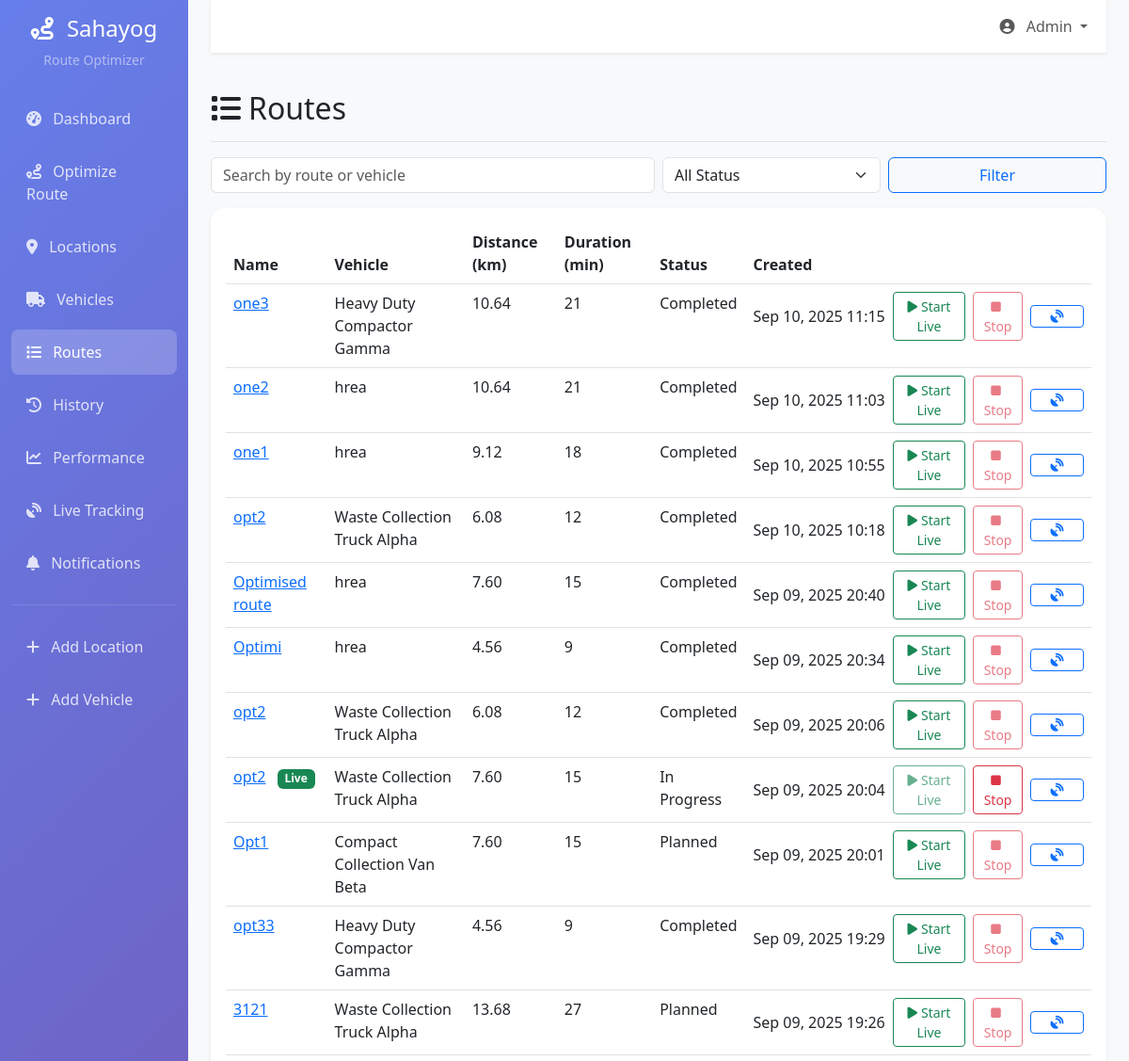
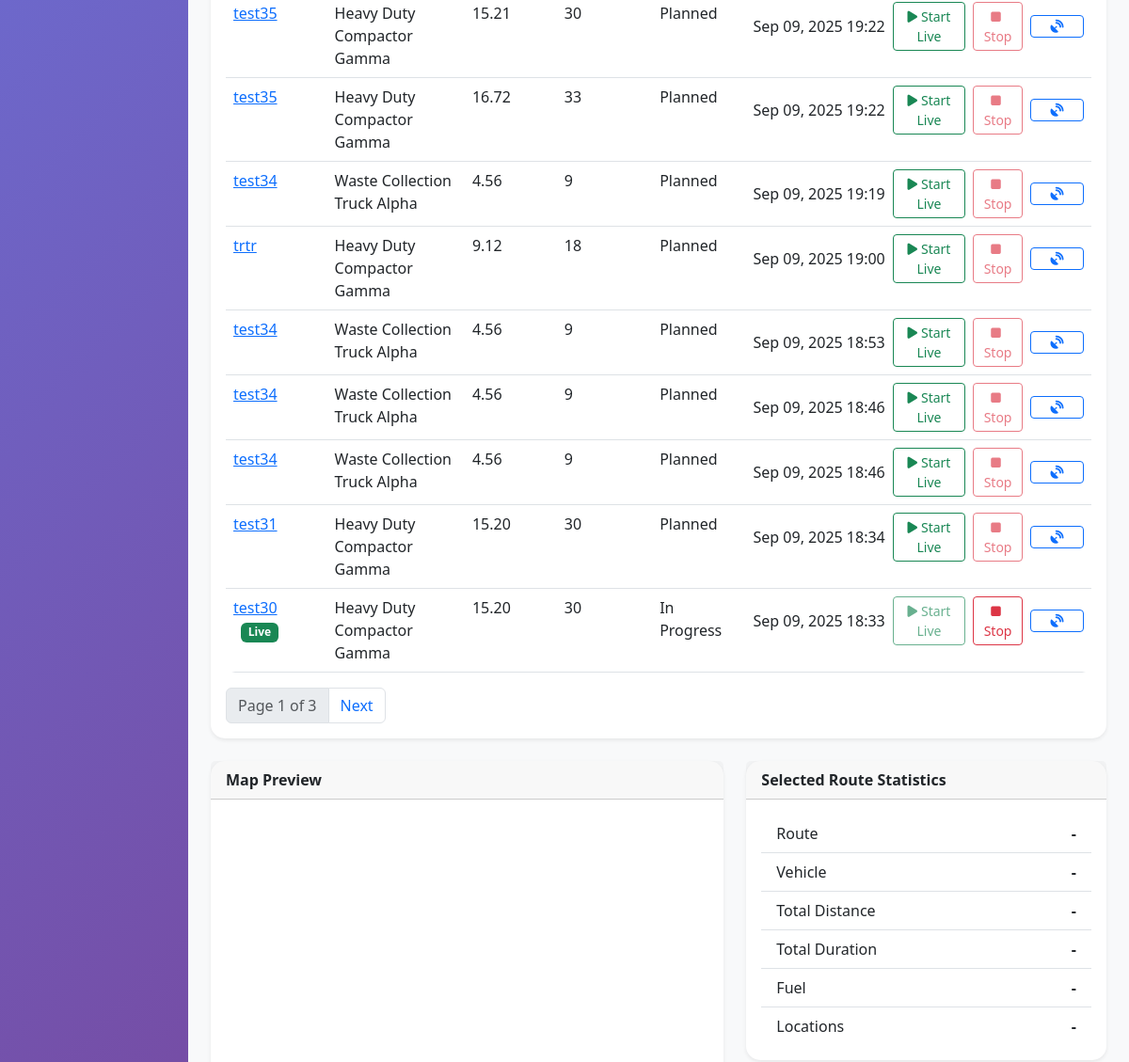
The app's page /route-optimizer/routes/ (upper part), older data (2 pictures, top to bottom).
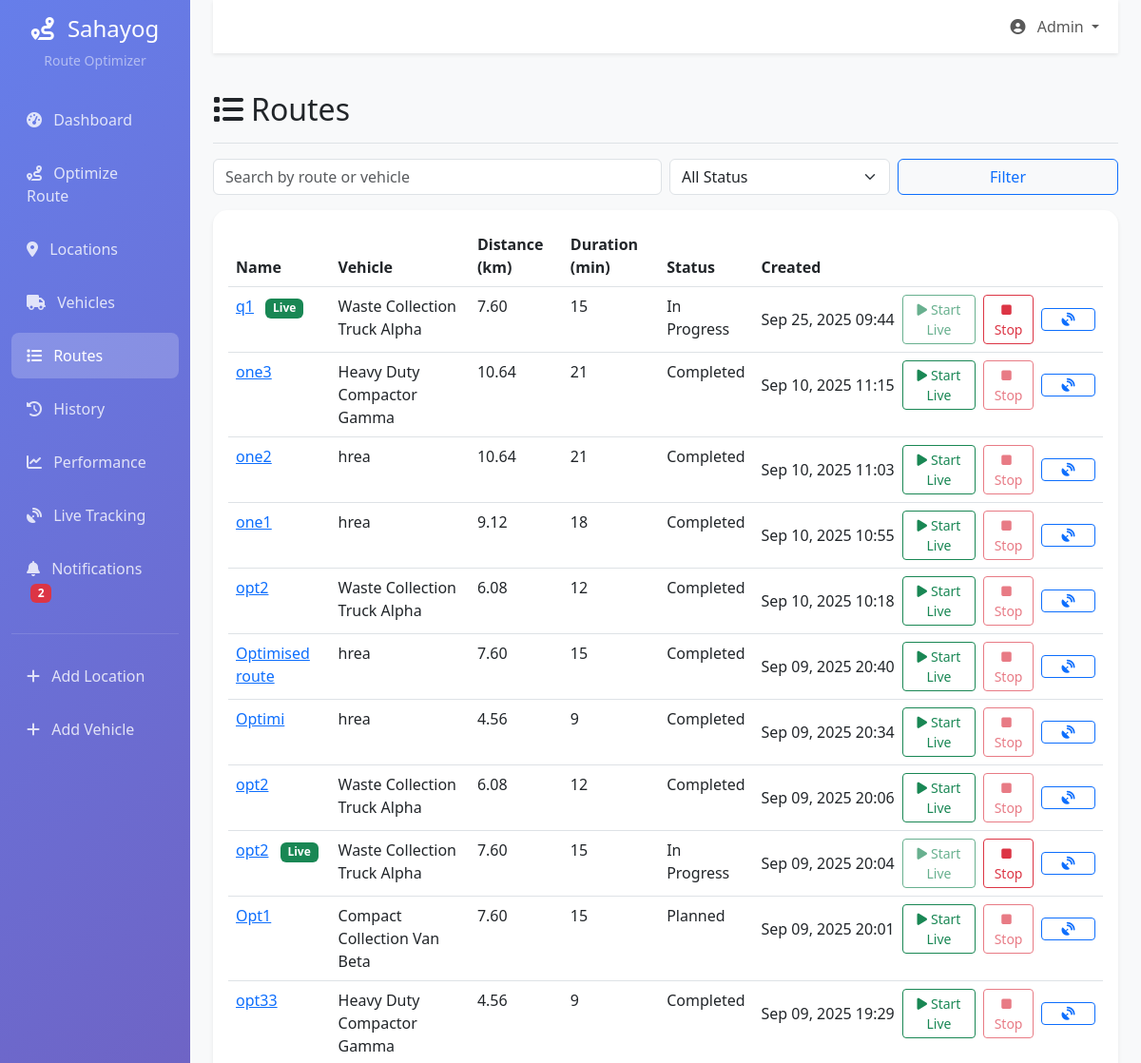
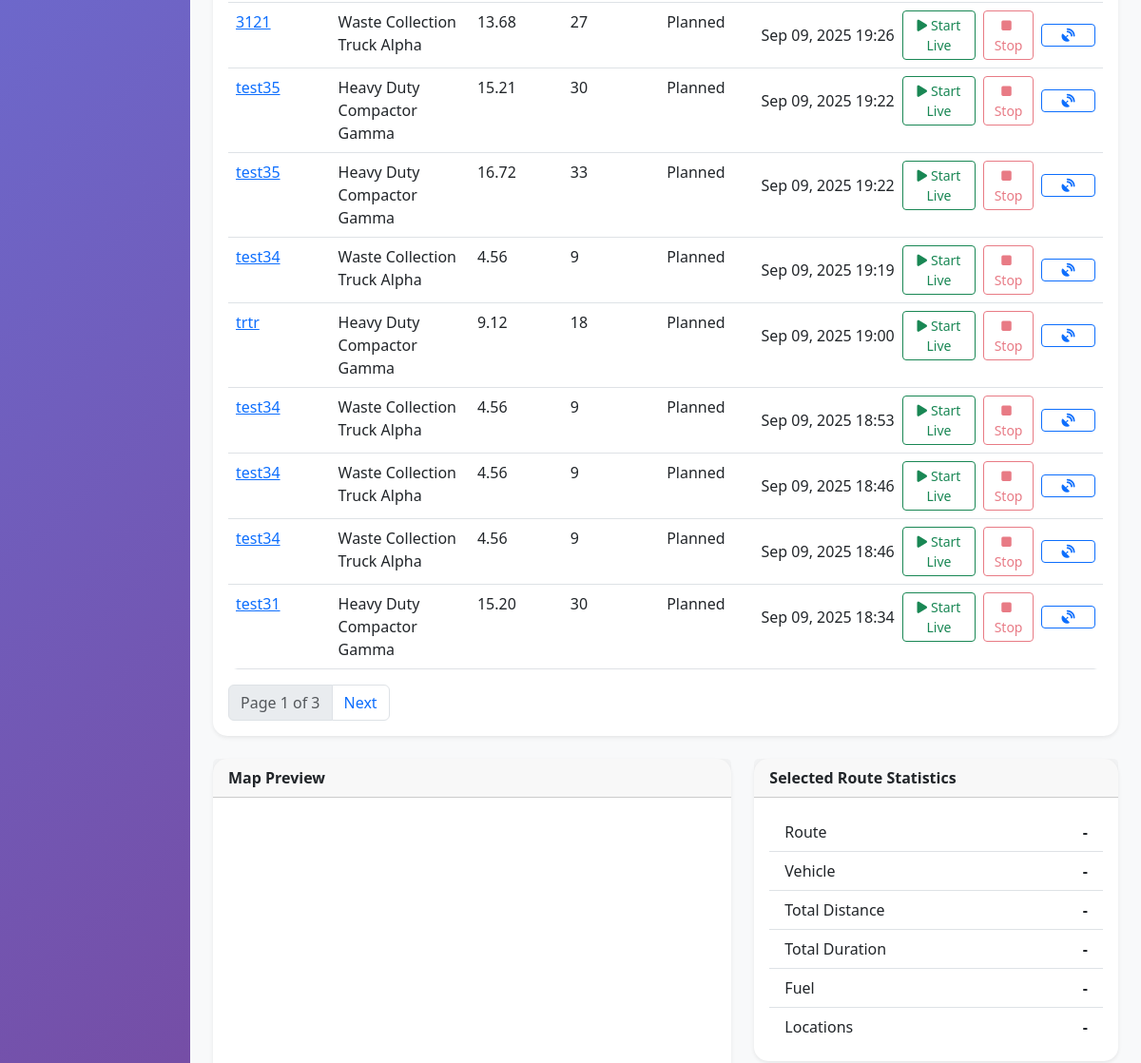
The same page, newer data (2 pictures, top to bottom).
### route_optimizer/models.py (models this page shows, shortened)
class OptimizedRoute(models.Model):
    route_name = models.CharField(max_length=200)
    vehicle = models.ForeignKey(Vehicle, on_delete=models.CASCADE, related_name='routes')
    locations = models.ManyToManyField(Location, through='RouteLocation')
    total_distance = models.DecimalField(
        max_digits=8,
        decimal_places=2,
        help_text="Total distance in kilometers"
    )
    total_duration = models.IntegerField(
        help_text="Total duration in minutes"
    )
    estimated_fuel_consumption = models.DecimalField(
        max_digits=6,
        decimal_places=2,
        help_text="Estimated fuel consumption in liters"
    )
    total_waste_volume = models.DecimalField(
        max_digits=8,
        decimal_places=2,
        help_text="Total waste volume in liters"
    )
    status = models.CharField(max_length=20, choices=[
        ('planned', 'Planned'),
        ('in_progress', 'In Progress'),
        ('completed', 'Completed'),
        ('cancelled', 'Cancelled'),
    ], default='planned')
    created_at = models.DateTimeField(auto_now_add=True)
    updated_at = models.DateTimeField(auto_now=True)
    class Meta:
        db_table = 'optimized_routes'
        indexes = [
            models.Index(fields=['status', 'created_at']),
        ]

class Vehicle(models.Model):
    name = models.CharField(max_length=200)
    vehicle_type = models.CharField(max_length=50, choices=[
        ('truck', 'Truck'),
        ('van', 'Van'),
        ('tractor', 'Tractor'),
        ('compactor', 'Compactor'),
    ])
    capacity = models.DecimalField(
        max_digits=8,
        decimal_places=2,
        help_text="Capacity in liters"
    )
    fuel_efficiency = models.DecimalField(
        max_digits=5,
        decimal_places=2,
        help_text="Fuel efficiency in km/l"
    )
    current_latitude = models.DecimalField(max_digits=9, decimal_places=6, blank=True, null=True)
    current_longitude = models.DecimalField(max_digits=9, decimal_places=6, blank=True, null=True)
    is_available = models.BooleanField(default=True)
    created_at = models.DateTimeField(auto_now_add=True)
    updated_at = models.DateTimeField(auto_now=True)
    class Meta:
        db_table = 'vehicles'
        indexes = [
            models.Index(fields=['vehicle_type', 'is_available']),
        ]

### route_optimizer/views.py (the view)
# urls.py: path('routes/', views.routes_list, name='routes_list'),
def routes_list(request):
    search_query = request.GET.get('search', '')
    status_filter = request.GET.get('status', '')
    routes_list = OptimizedRoute.objects.all().order_by('-created_at')
    if search_query:
        routes_list = routes_list.filter(
            Q(route_name__icontains=search_query) |
            Q(vehicle__name__icontains=search_query)
        )
    if status_filter:
        routes_list = routes_list.filter(status=status_filter)
    paginator = Paginator(routes_list, 20)
    page_number = request.GET.get('page')
    page_obj = paginator.get_page(page_number)
    context = {
        'page_obj': page_obj,
        'search_query': search_query,
        'status_filter': status_filter,
        'status_choices': OptimizedRoute._meta.get_field('status').choices,
    }
    return render(request, 'route_optimizer/routes_list.html', context)

### route_optimizer/context_processors.py (called while the page is built)
def unread_notifications_count(request):
    try:
        count = Notification.objects.filter(is_read=False).count()
    except Exception:
        count = 0
    return {'unread_notifications_count': count}

### templates/route_optimizer/routes_list.html (shortened to what the changed rows need)
{% extends 'base.html' %}
{% block content %}
<div class="d-flex justify-content-between align-items-center pt-3 pb-2 mb-3 border-bottom">
    <h1 class="h2"><i class="fas fa-list me-2"></i>Routes</h1>
</div>
<div class="card">
  <div class="card-body">
    {% if page_obj.object_list %}
    <div class="table-responsive">
      <table class="table table-hover">
        <thead>
          <tr>
            <th>Name</th><th>Vehicle</th><th>Distance (km)</th><th>Duration (min)</th><th>Status</th><th>Created</th>
          </tr>
        </thead>
        <tbody>
        {% for r in page_obj.object_list %}
          <tr class="route-row" data-route-id="{{ r.id }}" style="cursor:pointer">
            <td>
              <a href="{% url 'route_optimizer:route_details' r.id %}">{{ r.route_name }}</a>
              {% if r.status == 'in_progress' %}
                <span class="badge bg-success ms-2">Live</span>
              {% endif %}
            </td>
            <td>{{ r.vehicle.name }}</td>
            <td>{{ r.total_distance|floatformat:2 }}</td>
            <td>{{ r.total_duration }}</td>
            <td>{{ r.get_status_display }}</td>
            <td>
              <div class="d-flex align-items-center gap-2">
                <span class="text-nowrap">{{ r.created_at|date:"M d, Y H:i" }}</span>
                <button class="btn btn-sm btn-outline-success btn-start" data-route-id="{{ r.id }}" data-stop="0" onclick="event.stopPropagation(); return startTracking({{ r.id }});" {% if r.status == 'in_progress' %}disabled{% endif %}>
                  <i class="fas fa-play me-1"></i>Start Live
                </button>
                <button class="btn btn-sm btn-outline-danger btn-stop" data-route-id="{{ r.id }}" onclick="event.stopPropagation(); return stopTracking({{ r.id }});" {% if r.status != 'in_progress' %}disabled{% endif %}>
                  <i class="fas fa-stop me-1"></i>Stop
                </button>
                <a href="{% url 'route_optimizer:real_time_tracking' %}"
                   class="btn btn-sm btn-outline-primary d-inline-flex align-items-center justify-content-center px-0"
                   style="width: 72px;"
                   onclick="event.stopPropagation();"
                   data-bs-toggle="tooltip"
                   title="Live Tracking">
                  <i class="fas fa-satellite-dish"></i><span class="visually-hidden">Live</span>
                </a>
              </div>
            </td>
          </tr>
        {% endfor %}
        </tbody>
      </table>
    </div>
    {% else %}
      <p class="mb-0 text-muted">No routes yet. Create one in Optimize Route.</p>
    {% endif %}
  </div>
</div>
{% endblock %}

Row changes from the older to the newer data that the page shows:
no longer on this page (row unchanged): OptimizedRoute: route_name "test30", shows "Live", vehicle.name "Heavy Duty Compactor Gamma", total_distance "15.20", total_duration "30", status "In Progress", created_at "Sep 09, 2025 18:33"
added OptimizedRoute: route_name "q1", shows "Live", vehicle.name "Waste Collection Truck Alpha", total_distance "7.60", total_duration "15", status "In Progress", created_at "Sep 25, 2025 09:44"
Text that changed along with them:
{{ unread_notifications_count }}: (not shown) → "2"
